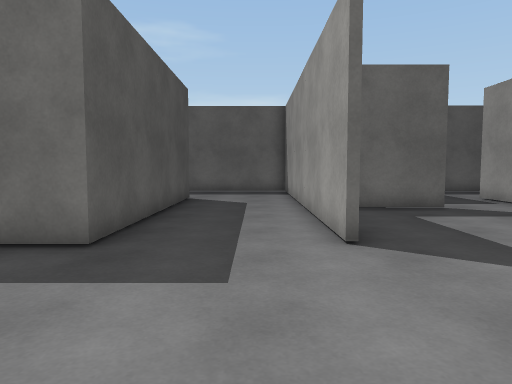
[1] (above)

24 first-person views from a walk through a Unity game level. The camera is 1.2 m above the floor, tilts 4° down and sees 70° across. The floor is counted in squares, 1 m on a side. Each view is taken from the middle of a square. On the plan, view 1 faces up. The plan holds only what a view shows up to about 15 squares ahead; the rest is blank. The place goes on beyond the plan. The player character is not drawn. Surface patterns are stand-ins for the level's own textures.

[2]
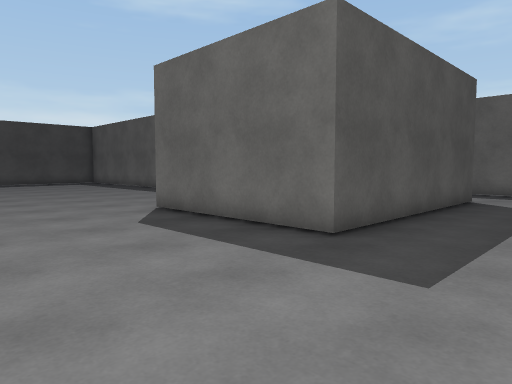

[3]
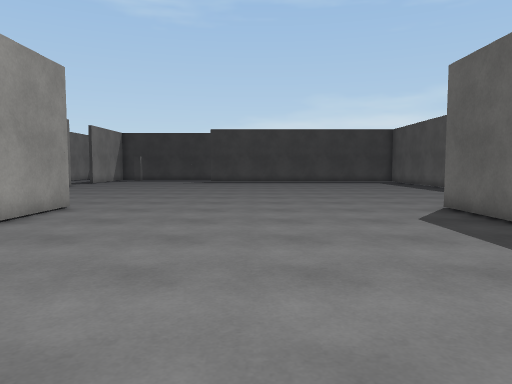

[4]
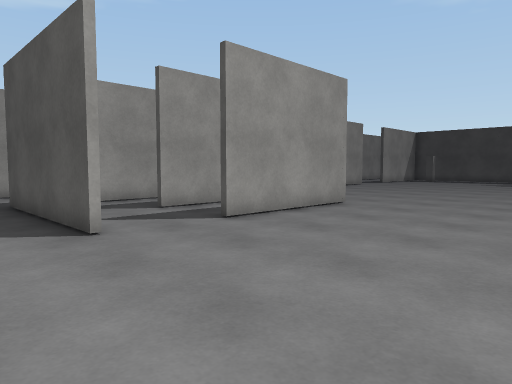

[5]
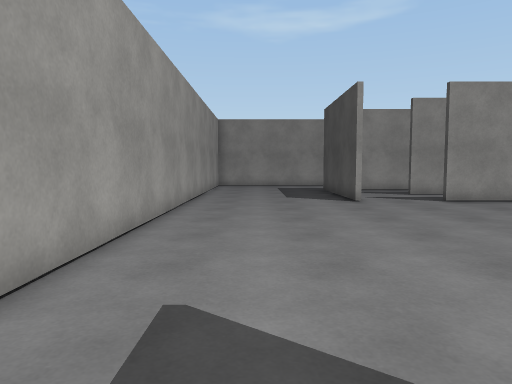

[6]
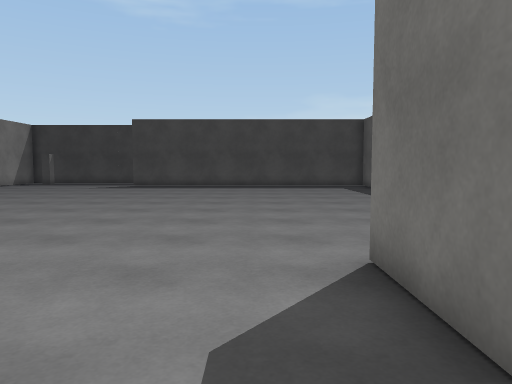

[7]
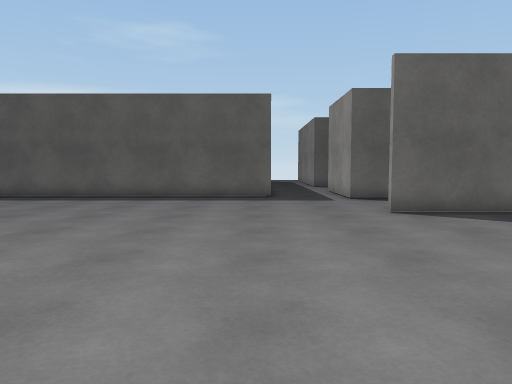

[8]
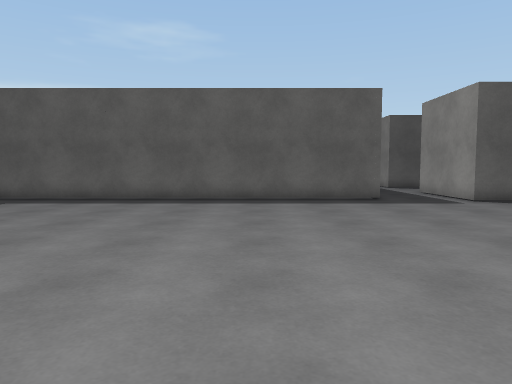

[9]
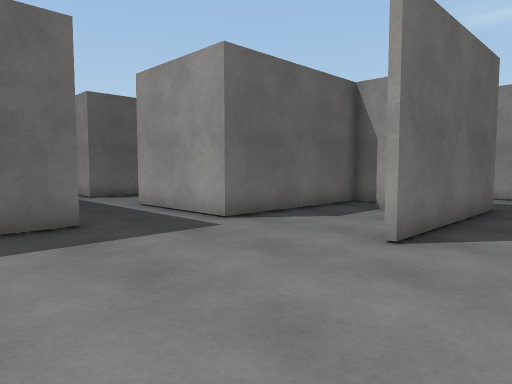

[10]
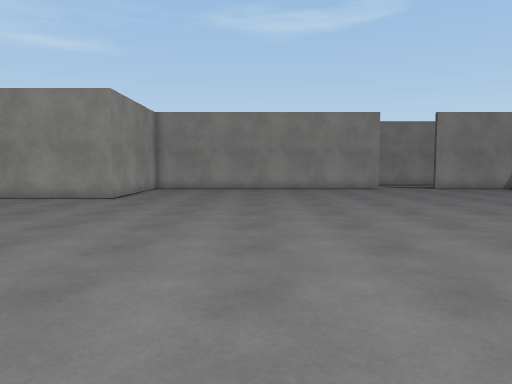

[11]
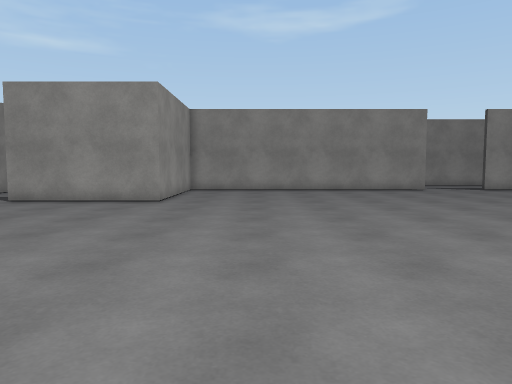

[12]
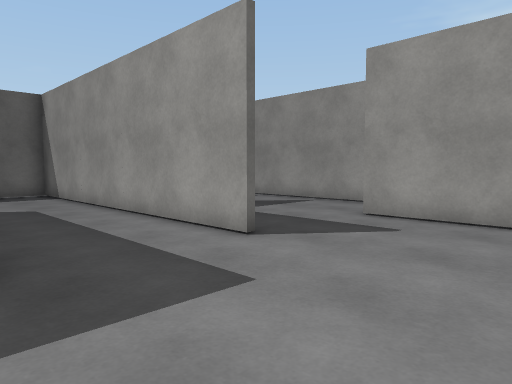

[13]
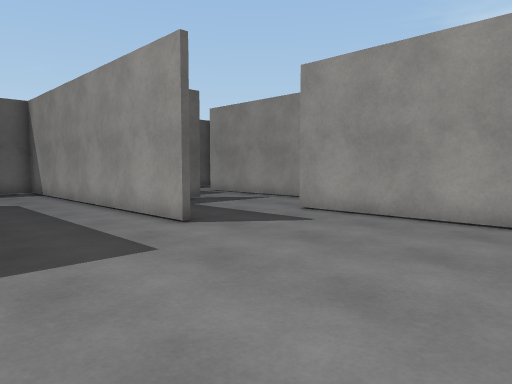

[14]
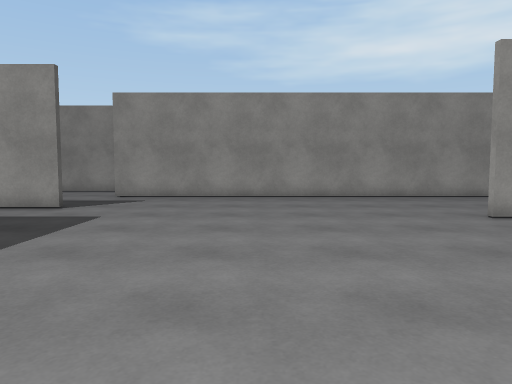

[15]
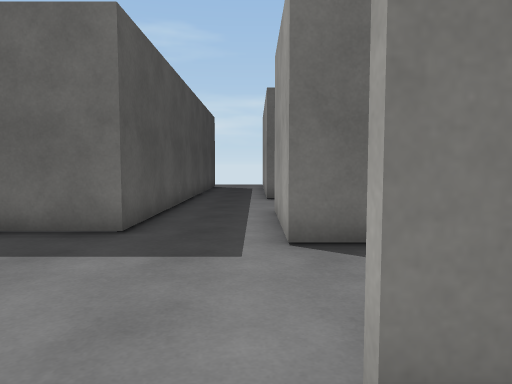

[16]
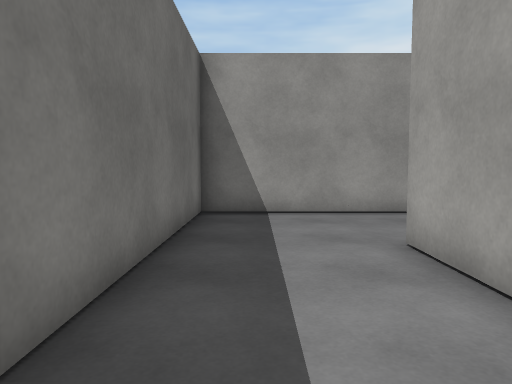

[17]
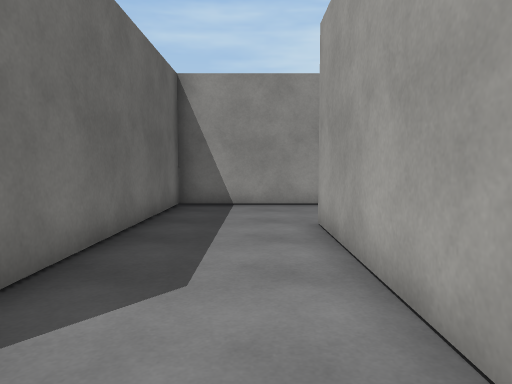

[18]
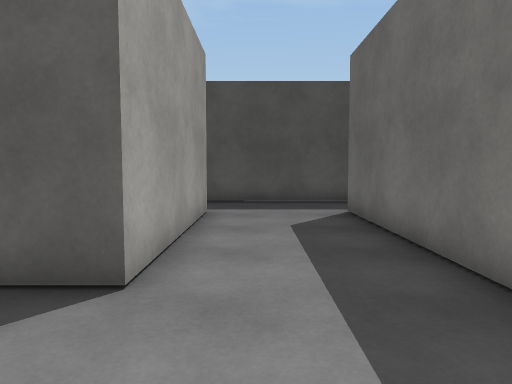

[19]
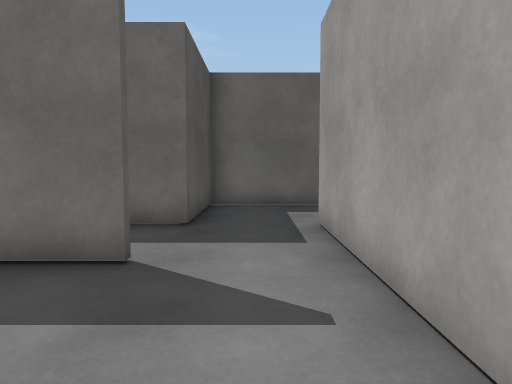

[20]
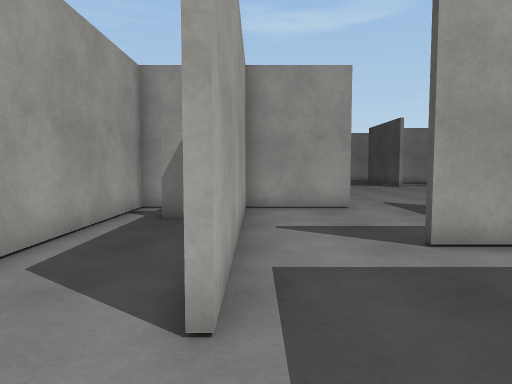

[21]
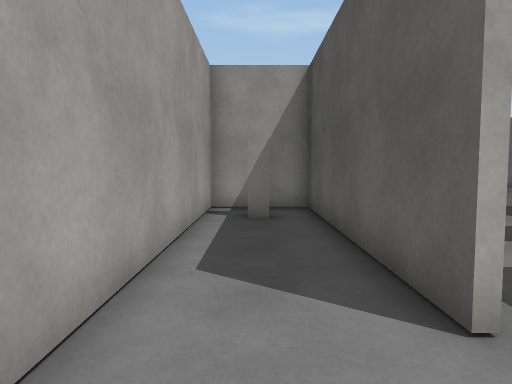

[22]
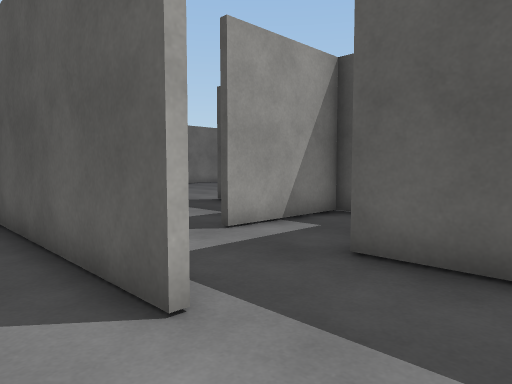

[23]
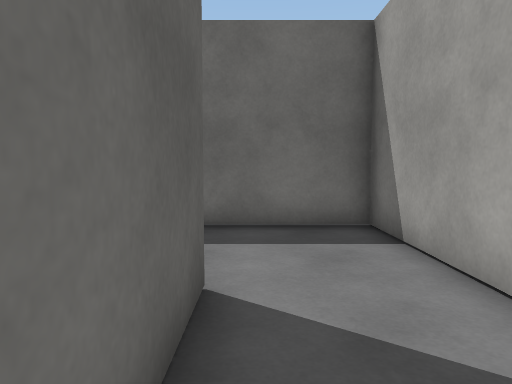

[24]
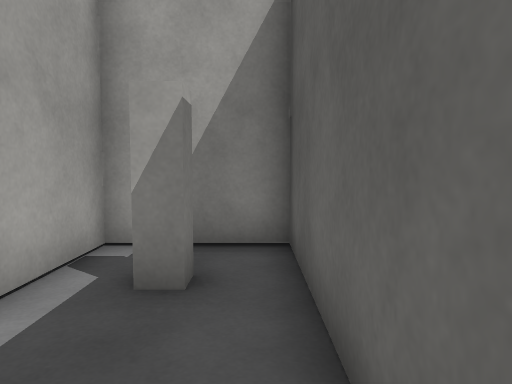

### Floor plan
Points are (right, up) in squares from view 1. A wall is a line through its corners. A room is listed if a view was taken in it or the views show most of it. See-through windows are left out.
Room 1 (views 1, 2, 3, 4, 6, 7, 8, 9, 10, 11, 12, 13, 14, 15, 16, 17, 18)
walls: (-2.7, 8.6) (-2.7, 9.5) (-8.5, 9.5) (-8.5, 13.7) (-2.5, 13.7) (-2.5, 5.4) (-8.6, 5.4); (-8.7, -8) (-8.7, -5.5) (-3.5, -5.5); (1.4, 5.5) (1.4, 17.4) (-8.6, 17.4); (-0.4, -5.4) (-0.4, -8.5); (-0.6, -6) (-0.6, -5.4); (-11.4, 17.5) (-11.4, 10.5) (-22.5, 10.5); (5.3, -8.5) (5.3, 5.5)
ways out: opening at (3.5, 6) to room 2
Room 2 (views 5, 19)
walls: (5.3, 5.5) (7.9, 5.5); (5.5, 10.5) (2.9, 10.5); (8.3, 6) (8.3, 10.4)
ways out: opening at (3.5, 6) to room 1; opening at (6.5, 10) to room 4
Room 3 (views 20, 21, 22, 23, 24)
walls: (8.5, 13.6) (8.5, 5.5); (9.7, 7) (9.7, 7.5) (10.2, 7.5); (7.9, 5.5) (11.3, 5.5) (11.3, 17.4) (5.6, 17.4) (5.6, 13.4)
ways out: opening at (7, 13) to room 4
Room 4 (no view inside)
walls: (5.6, 13.4) (4.4, 13.4); (1.6, 11.1) (1.6, 10.6) (5.5, 10.6); (8.3, 10.4) (8.3, 13.6)
ways out: opening at (6.5, 10) to room 2; opening at (7, 13) to room 3

Positions as (right, up) in squares from view 1, and headings:
1: (0, 0), facing up
2: (1, 0), facing up-left
3: (2, 0), facing left
4: (2, 1), facing down-left
5: (3, 7), facing down
6: (-4, 4), facing left
7: (-12, -4), facing up
8: (-16, -3), facing up
9: (-14, 3), facing up-right
10: (-14, 8), facing down
11: (-12, 7), facing down
12: (-3, 1), facing up-right
13: (-3, -1), facing up-right
14: (-9, 0), facing right
15: (-9, 4), facing up
16: (-8, 16), facing right
17: (-10, 15), facing right
18: (1, 15), facing left
19: (7, 6), facing up
20: (8, 16), facing down
21: (10, 16), facing down
22: (10, 16), facing down-left
23: (9, 10), facing up
24: (9, 11), facing down
